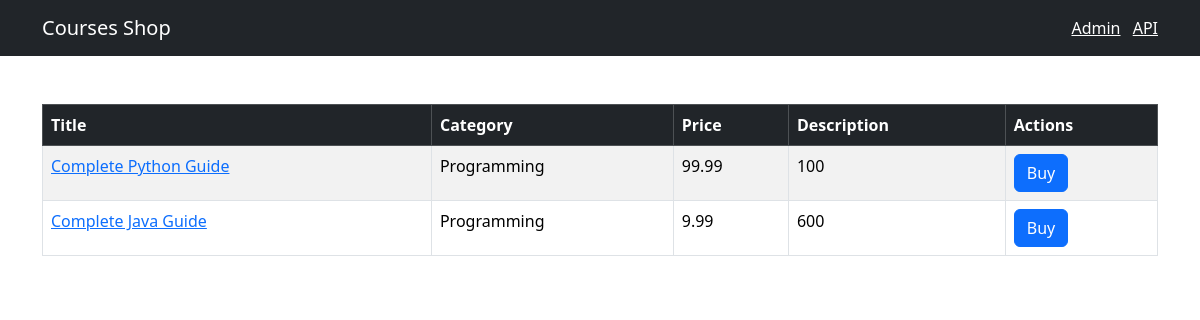
The app's page /, older data.
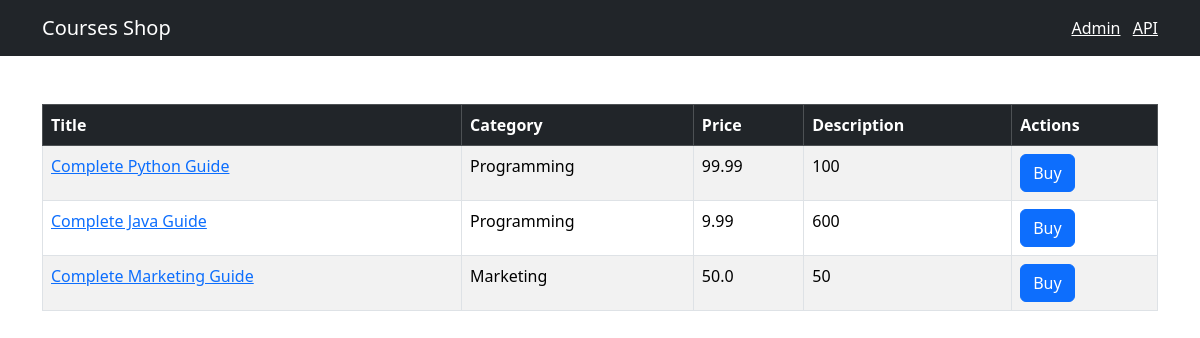
The same page, newer data.
### shop/models.py (models this page shows, shortened)
class Course(models.Model):
    title = models.CharField(max_length=255)
    price = models.FloatField()
    students_qty = models.IntegerField()
    reviews_qty = models.IntegerField()
    category = models.ForeignKey(Category, on_delete=models.CASCADE)
    created_at = models.DateTimeField(default=timezone.now)

class Category(models.Model):
    title = models.CharField(max_length=255)
    created_at = models.DateTimeField(default=timezone.now)
    def __str__(self):
        return self.title

### shop/views.py (the view)
# urls.py: path('', views.index, name='index'),
def index(request):
    courses = models.Course.objects.all()
    return render(request, 'shop/courses.html', {'courses': courses})

### templates/shop/courses.html (shortened to what this page needs)
{% extends 'base.html' %}
{% block content %}
<table class="table mt-5 table-bordered table-striped table-hover">
    <thead class="table-dark">
        <tr>
            <th>Title</th>
            <th>Category</th>
            <th>Price</th>
            <th>Description</th>
            <th>Actions</th>
        </tr>
    </thead>
    <tbody>
        {% for course in courses %}
        <tr>
            <td>
                <a href="{% url "shop:single_course" course.id %}">{{ course.title }}</a></td>
            <td>{{ course.category }}</td>
            <td>{{ course.price }}</td>
            <td>{{ course.students_qty }}</td>
            <td><button class="btn btn-primary">Buy</button></td>
        </tr>
        {% endfor %}
    </tbody>
</table>
{% endblock %}

Row changes from the older to the newer data that the page shows:
added Course: title "Complete Marketing Guide", category "Marketing", price "50.0", students_qty "50"
